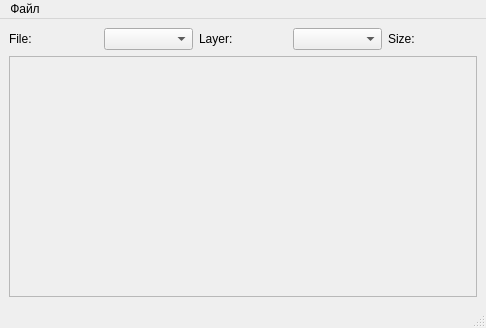
<?xml version="1.0" encoding="UTF-8"?>
<ui version="4.0">
 <class>MainWindow</class>
 <widget class="QMainWindow" name="MainWindow">
  <property name="geometry">
   <rect>
    <x>0</x>
    <y>0</y>
    <width>486</width>
    <height>328</height>
   </rect>
  </property>
  <property name="windowTitle">
   <string>MainWindow</string>
  </property>
  <widget class="QWidget" name="centralwidget">
   <layout class="QVBoxLayout" name="verticalLayout_2">
    <item>
     <layout class="QHBoxLayout" name="horizontalLayout">
      <item>
       <widget class="QLabel" name="fileLabel">
        <property name="text">
         <string>File:</string>
        </property>
       </widget>
      </item>
      <item>
       <widget class="QComboBox" name="filesComboBox"/>
      </item>
      <item>
       <widget class="QLabel" name="layerLabel">
        <property name="text">
         <string>Layer:</string>
        </property>
       </widget>
      </item>
      <item>
       <widget class="QComboBox" name="layresComboBox"/>
      </item>
      <item>
       <widget class="QLabel" name="sizeLabel">
        <property name="text">
         <string>Size:</string>
        </property>
       </widget>
      </item>
     </layout>
    </item>
    <item>
     <widget class="QScrollArea" name="scrollArea">
      <property name="widgetResizable">
       <bool>true</bool>
      </property>
      <property name="alignment">
       <set>Qt::AlignLeading|Qt::AlignLeft|Qt::AlignVCenter</set>
      </property>
      <widget class="QWidget" name="scrollAreaWidgetContents">
       <property name="geometry">
        <rect>
         <x>0</x>
         <y>0</y>
         <width>466</width>
         <height>239</height>
        </rect>
       </property>
       <property name="autoFillBackground">
        <bool>false</bool>
       </property>
       <layout class="QVBoxLayout" name="verticalLayout">
        <property name="spacing">
         <number>0</number>
        </property>
        <property name="sizeConstraint">
         <enum>QLayout::SetNoConstraint</enum>
        </property>
        <property name="leftMargin">
         <number>0</number>
        </property>
        <property name="topMargin">
         <number>0</number>
        </property>
        <property name="rightMargin">
         <number>0</number>
        </property>
        <property name="bottomMargin">
         <number>0</number>
        </property>
        <item>
         <widget class="QLabel" name="imageLabel">
          <property name="font">
           <font>
            <kerning>false</kerning>
           </font>
          </property>
          <property name="layoutDirection">
           <enum>Qt::LeftToRight</enum>
          </property>
          <property name="frameShadow">
           <enum>QFrame::Sunken</enum>
          </property>
          <property name="text">
           <string/>
          </property>
          <property name="alignment">
           <set>Qt::AlignLeading|Qt::AlignLeft|Qt::AlignTop</set>
          </property>
         </widget>
        </item>
       </layout>
      </widget>
     </widget>
    </item>
   </layout>
  </widget>
  <widget class="QMenuBar" name="menubar">
   <property name="geometry">
    <rect>
     <x>0</x>
     <y>0</y>
     <width>486</width>
     <height>21</height>
    </rect>
   </property>
   <widget class="QMenu" name="menu">
    <property name="title">
     <string>Файл</string>
    </property>
    <addaction name="OpenFile"/>
    <addaction name="Exit"/>
   </widget>
   <addaction name="menu"/>
  </widget>
  <widget class="QStatusBar" name="statusbar"/>
  <action name="OpenFile">
   <property name="text">
    <string>Открыть</string>
   </property>
  </action>
  <action name="Exit">
   <property name="text">
    <string>Выйти</string>
   </property>
  </action>
 </widget>
 <resources/>
 <connections/>
</ui>
